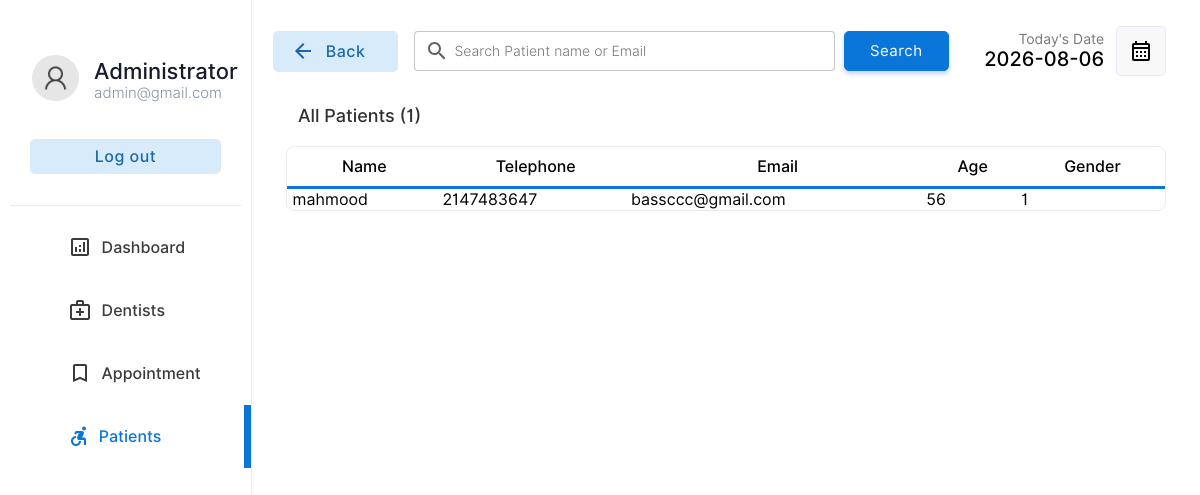
The app's page /admin/patient.php (signed in) with its own data.
### tables this page shows
CREATE TABLE `patients` (
  `patient_id` int(11) NOT NULL,
  `patient_name` varchar(255) NOT NULL,
  `patient_age` int(11) NOT NULL,
  `patient_email` varchar(255) NOT NULL,
  `ppassword` varchar(250) NOT NULL,
  `phone_number` int(11) NOT NULL,
  `patient_gender` varchar(10) NOT NULL
);

### admin/patient.php (the view, shortened to what this page needs)
<!DOCTYPE html>
<html lang="en">
<head>
    <link rel="stylesheet" href="../css/animations.css">
    <link rel="stylesheet" href="../css/main.css">
    <link rel="stylesheet" href="../css/admin.css">
</head>
<body>
    <?php
    include("config.php");
    ?>
    <div class="container">
        <div class="menu">
            <table class="menu-container" border="0">
                <tr>
                    <td style="padding:10px" colspan="2">
                        <table border="0" class="profile-container">
                            <tr>
                                <td width="30%" style="padding-left:20px" >
                                    <img src="../img/user.png" alt="" width="100%" style="border-radius:50%">
                                </td>
                                <td style="padding:0px;margin:0px;">
                                    <p class="profile-title">Administrator</p>
                                    <p class="profile-subtitle">admin@gmail.com</p>
                                </td>
                            </tr>
                            <tr>
                                <td colspan="2">
                                <a href="logout.php" ><input type="button" value="Log out" class="logout-btn btn-primary-soft btn"></a>
                                </td>
                            </tr>
                    </table>
                    </td>
                </tr>
                <tr class="menu-row" >
                    <td class="menu-btn menu-icon-dashbord" >
                        <a href="index.php" class="non-style-link-menu"><div><p class="menu-text">Dashboard</p></a></div></a>
                <tr class="menu-row">
                    <td class="menu-btn menu-icon-doctor ">
                        <a href="doctors.php" class="non-style-link-menu "><div><p class="menu-text">Dentists</p></a></div>
                <tr class="menu-row">
                    <td class="menu-btn menu-icon-appoinment">
                        <a href="appointment.php" class="non-style-link-menu"><div><p class="menu-text">Appointment</p></a></div>
                    </td>
                </tr>
                <tr class="menu-row" >
                    <td class="menu-btn menu-icon-patient  menu-active menu-icon-patient-active">
                        <a href="patient.php" class="non-style-link-menu  non-style-link-menu-active"><div><p class="menu-text">Patients</p></a></div>
                    </td>
                </tr>
        <div class="dash-body">
            <table border="0" width="100%" style=" border-spacing: 0;margin:0;padding:0;margin-top:25px; ">
                <tr >
                    <td width="13%">
                    <a href="patient.php" ><button  class="login-btn btn-primary-soft btn btn-icon-back"  style="padding-top:11px;padding-bottom:11px;margin-left:20px;width:125px"><font class="tn-in-text">Back</font></button></a>
                    </td>
                    <td>
                        <form action="" method="post" class="header-search">
                            <input type="search" name="search" class="input-text header-searchbar" placeholder="Search Patient name or Email" list="patient">&nbsp;&nbsp;
                            <?php
                                $list11 = $conn->query("select  patient_name,patient_email from patients;");
?>
                            <input type="Submit" value="Search" class="login-btn btn-primary btn" style="padding-left: 25px;padding-right: 25px;padding-top: 10px;padding-bottom: 10px;">
                        </form>
                    </td>
                    <td width="15%">
                        <p style="font-size: 14px;color: rgb(119, 119, 119);padding: 0;margin: 0;text-align: right;">
                            Today's Date
                        </p>
                        <p class="heading-sub12" style="padding: 0;margin: 0;">
                            <?php
                        $date = date('Y-m-d');
                        echo $date;
                        ?>
                        </p>
                    </td>
                    <td width="10%">
                        <button  class="btn-label"  style="display: flex;justify-content: center;align-items: center;"><img src="../img/calendar.svg" width="100%"></button>
                    </td>
                </tr>
                <tr>
                    <td colspan="4" style="padding-top:10px;">
                        <p class="heading-main12" style="margin-left: 45px;font-size:18px;color:rgb(49, 49, 49)">All Patients (<?php echo $list11->num_rows; ?>)</p>
                    </td>
                </tr>
                <?php
                    if($_POST){
                        $keyword=$_POST["search"];
                        $sqlmain= "select * from patients where patient_email='$keyword' or patient_name='$keyword' or patient_name like '$keyword%' or patient_name like '%$keyword' or patient_name like '%$keyword%' ";
                    }else{
                        $sqlmain= "select * from patients order by patient_id desc";
                    }
                ?>
                <tr>
                   <td colspan="4">
                       <center>
                        <div class="abc scroll">
                        <table width="93%" class="sub-table scrolldown"  style="border-spacing:0;">
                        <thead>
                        <tr>
                                <th class="table-headin">
                                Name
                                </th>
                                <th class="table-headin">
                                Telephone
                                </th>
                                <th class="table-headin">
                                    Email
                                </th>
                                <th class="table-headin">
                                    Age
                                </th>
                                <th class="table-headin">
                                    Gender
                                </tr>
                        </thead>
                        <tbody>
                            <?php
                                $result= $conn->query($sqlmain);
                                if($result->num_rows==0){
                                    echo '<tr>
                                    <td colspan="4">
                                    <br><br><br><br>
                                    <center>
                                    <img src="../img/notfound.svg" width="25%">
                                    <br>
                                    <p class="heading-main12" style="margin-left: 45px;font-size:20px;color:rgb(49, 49, 49)">We  couldnt find anything related to your keywords !</p>
                                    <a class="non-style-link" href="patient.php"><button  class="login-btn btn-primary-soft btn"  style="display: flex;justify-content: center;align-items: center;margin-left:20px;">&nbsp; Show all Patients &nbsp;</font></button>
                                    </a>
                                    </center>
                                    <br><br><br><br>
                                    </td>
                                    </tr>';
                                }
                                else{
                                for ( $x=0; $x<$result->num_rows;$x++){
                                    $row=$result->fetch_assoc();
                                    $name=$row["patient_name"];
                                    $email=$row["patient_email"];
                                   $nic=$row["patient_gender"];
                                    $dob=$row["patient_age"];
                                    $tel=$row["phone_number"];
                                    echo '<tr>
                                        <td> &nbsp;'.
                                        substr($name,0,35)
                                        .'</td>
                                        <td>
                                            '.substr($tel,0,10).'
                                        </td>
                                        <td>
                                        '.substr($email,0,20).'
                                         </td>
                                        <td>
                                        '.substr($dob,0,10).'
                                        </td>
                                        <td >
                                        '.substr($nic,0,10).'
                                        </td>
                                    </tr>';
                                }
                            }
                            ?>
                            </tbody>
                        </table>
                        </div>
                        </center>
                   </td>
                </tr>
            </table>
        </div>
</body>
</html>

### css/main.css (style rules this page uses)
:root { --primarycolor: #0A76D8; --primarycolorhover: #006dd3; --btnice:#D8EBFA; --btnnicetext:#1b62b3; }
body { margin: 0; padding: 0; border-spacing: 0; font-family: 'Inter', sans-serif; }
.input-text { border-radius: 4px; border: 0.5px solid rgb(226, 226, 226); padding: 10px; width: 92%; transition: 0.2s; outline: none; }
.input-text { border: 1px solid #e9ecef; font-size: 14px; line-height: 26px; background-color: #fff; display: block; width: 100%; padding: .375rem .75rem; font-weight: 300; line-height: 1.5; color: #212529; background-color: #fff; background-clip: padding-box; -webkit-appearance: none; -moz-appearance: none; appearance: none; border-radius: .25rem; transition: border-color .15s ease-in-out,box-shadow .15s ease-in-out; }
.input-text::placeholder { font-family: 'Inter', sans-serif; }
.btn { cursor: pointer; padding: 8px 20px; outline: none; text-decoration: none; font-size: 15px; letter-spacing: 0.5px; transition: all 0.3s; border-radius: 5px; font-family: 'Inter', sans-serif; }
.btn-primary { background-color: var(--primarycolor) ; border: 1px solid var(--primarycolor) ; color: #fff ; box-shadow: 0 3px 5px 0 rgba(57,108,240,0.3); }
.btn-primary-soft { background-color: #D8EBFA ; color: #1969AA; font-weight: 500; font-size: 16px; border: none; }
.btn-label { margin-left: 10px; padding: 12px 12px; outline: none; text-decoration: none; font-size: 15px; letter-spacing: 0.5px; transition: all 0.3s; border-radius: 5px; background-color: #f0f0f073; border: 1px solid rgba(57,108,240,0.1) ; font-family: 'Inter', sans-serif; }
.sub-table { border: 1px solid #ebebeb; border-radius: 8px; }
.table-headin { font-size: 16px; font-weight: 500; padding: 10px; border-bottom: 3px solid var(--primarycolor); }
.abc { width: 100%; height: 550px; overflow: auto; }
input[type=search] { background-image: url('../img/search.svg'); background-position: 10px 50%; background-repeat: no-repeat; transition: 0.5s; padding: 8px 20px 8px 40px; }
.menu-btn { padding:6px; color: #3b3b3b; background-position: 30% 50%; background-repeat: no-repeat; transition: 0.5s; }
.menu-text { padding-left: 40%; font-weight: 500; font-size: 16px; }
.menu-active { color: var(--primarycolor); border-right: 7px solid var(--primarycolor); background-color: var(); }
.non-style-link-menu:link, .non-style-link-menu:visited, .non-style-link-menu:active { text-decoration: none; color: #3b3b3b; }
.non-style-link-menu-active:link, .non-style-link-menu-active:visited, .non-style-link-menu-active:active { text-decoration: none; color: var(--primarycolor); }
.menu-icon-dashbord { background-image: url('../img/icons/dashboard.svg'); }
.menu-icon-doctor { background-image: url('../img/icons/doctors.svg'); }
.menu-icon-appoinment { background-image: url('../img/icons/book.svg'); }
.menu-icon-patient { background-image: url('../img/icons/patients.svg'); }
.menu-icon-patient:hover,.menu-icon-patient-active { color: var(--primarycolor); background-image: url('../img/icons/patients-hover.svg'); }
.btn-icon-back { background-image: url('../img/icons/back-iceblue.svg'); background-position: 18px 50%; background-repeat: no-repeat; transition: 0.5s; padding: 8px 20px 8px 40px; }

### css/admin.css (style rules this page uses)
.container { display: flex; flex-wrap: wrap; height: 100vh; }
.menu { border-right: 1.5px solid rgb(235, 235, 235); width: 21%; height: 100vh; box-shadow: 0 0px 0px 2px rgba(240, 240, 240, 0.3); }
.dash-body { width: 79%; height: 100vh; }
.menu-container { width: 100%; border-spacing: 0; }
.profile-title { font-weight: 500; color: #161c2d; font-size: 22px; margin: 0; text-align: left; padding-left: 8%; }
.profile-subtitle { font-weight: 300; color: #8492a6; font-size: 15px; margin: 0; text-align: left; padding-left: 8%; }
.logout-btn { margin-top: 30px; width: 85%; }
.profile-container { border-bottom: 1.5px solid rgb(235, 235, 235); padding-top: 18%; padding-bottom: 12%; text-align: center; }
.heading-main12 { font-weight: 500; font-size: 25px; }
.heading-sub12 { font-weight: 500; font-size: 20px; text-align: right; }
.header-search { display: flex; justify-content: center; }
.header-searchbar { width: 75%; background-color: rgba(255, 255, 255, 0.705); border: 0.5px solid rgba(190, 190, 190, 0.884); }

### admin/patient.php (style rules this page uses)
.sub-table { animation: transitionIn-Y-bottom 0.5s; }

### records on screen
patients: patient_name "mahmood", phone_number "2147483647", patient_email "bassccc@gmail.com", patient_age "56", patient_gender "1"

### other values on screen
$list11->num_rows "1"
